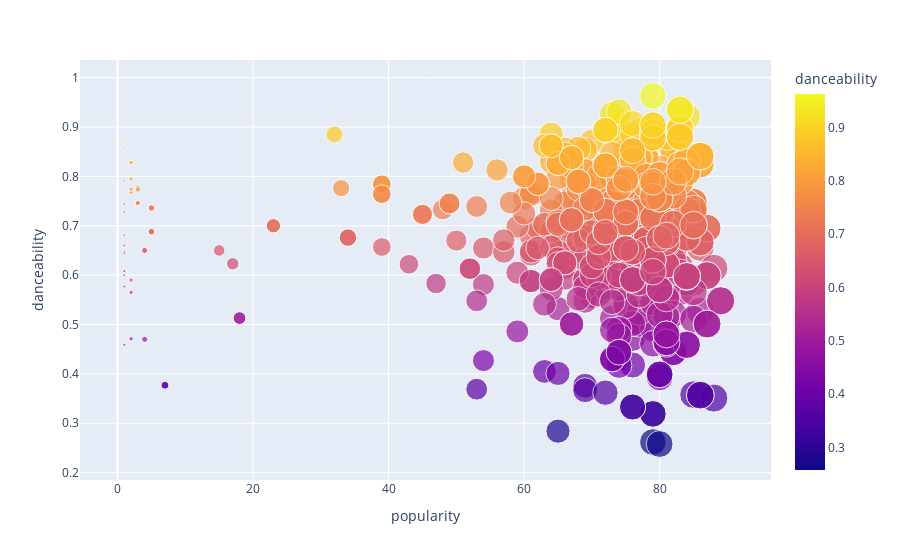

Notebook source saved alongside this figure:
### Code cell
import plotly.express as px   #importing plotly
fig2 = px.scatter(df, x="popularity", y="danceability", color="danceability",size='popularity')
fig2.show()

### Figure 1 — Plotly figure (JSON) as saved in the notebook; plotly's stock layout.template omitted (floating-point values rounded to 4 significant figures; data arrays with more than 128 entries replaced by an {"elided": "..."} marker saying what was removed)
{"data": [{"hovertemplate": "popularity=%{marker.size}<br>danceability=%{marker.color}<extra></extra>", "legendgroup": "", "marker": {"color": {"elided": "600 float values"}, "coloraxis": "coloraxis", "size": {"elided": "600 int values"}, "sizemode": "area", "sizeref": 0.2225, "symbol": "circle"}, "mode": "markers", "name": "", "orientation": "v", "showlegend": false, "type": "scatter", "x": {"elided": "600 int values"}, "xaxis": "x", "y": {"elided": "600 float values"}, "yaxis": "y"}], "layout": {"coloraxis": {"colorbar": {"title": {"text": "danceability"}}, "colorscale": [[0, "#0d0887"], [0.1111, "#46039f"], [0.2222, "#7201a8"], [0.3333, "#9c179e"], [0.4444, "#bd3786"], [0.5556, "#d8576b"], [0.6667, "#ed7953"], [0.7778, "#fb9f3a"], [0.8889, "#fdca26"], [1, "#f0f921"]]}, "legend": {"itemsizing": "constant", "tracegroupgap": 0}, "margin": {"t": 60}, "xaxis": {"anchor": "y", "domain": [0, 1], "title": {"text": "popularity"}}, "yaxis": {"anchor": "x", "domain": [0, 1], "title": {"text": "danceability"}}}}
